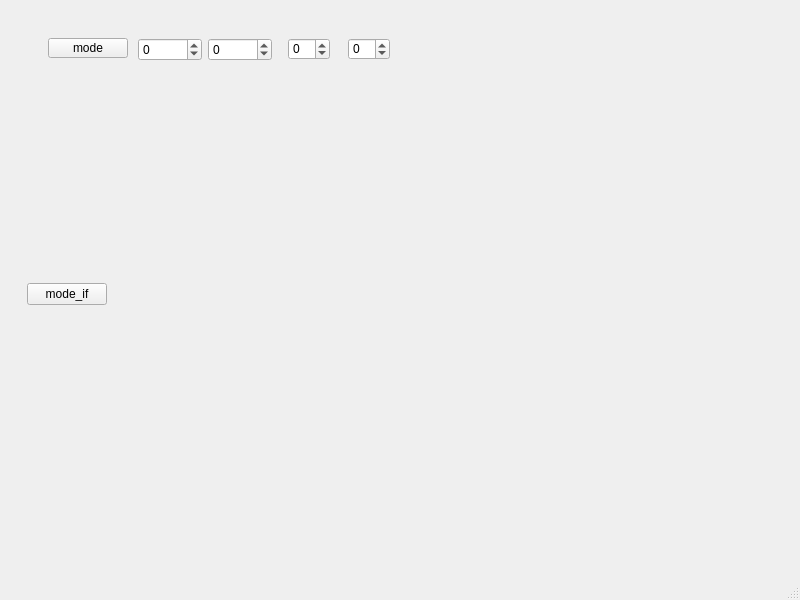
<?xml version="1.0" encoding="UTF-8"?>
<ui version="4.0">
 <class>MainWindow</class>
 <widget class="QMainWindow" name="MainWindow">
  <property name="geometry">
   <rect>
    <x>0</x>
    <y>0</y>
    <width>800</width>
    <height>600</height>
   </rect>
  </property>
  <property name="windowTitle">
   <string>MainWindow</string>
  </property>
  <widget class="QWidget" name="centralwidget">
   <layout class="QVBoxLayout" name="verticalLayout">
    <item>
     <widget class="QWidget" name="widget_2" native="true">
      <property name="sizePolicy">
       <sizepolicy hsizetype="Preferred" vsizetype="Preferred">
        <horstretch>0</horstretch>
        <verstretch>0</verstretch>
       </sizepolicy>
      </property>
      <property name="minimumSize">
       <size>
        <width>0</width>
        <height>250</height>
       </size>
      </property>
      <layout class="QHBoxLayout" name="horizontalLayout_2">
       <item>
        <widget class="QWidget" name="widget_4" native="true">
         <widget class="QSpinBox" name="spinBox_bin_lower_ddc">
          <property name="geometry">
           <rect>
            <x>120</x>
            <y>20</y>
            <width>64</width>
            <height>23</height>
           </rect>
          </property>
          <property name="minimum">
           <number>-10000</number>
          </property>
          <property name="maximum">
           <number>10000</number>
          </property>
         </widget>
         <widget class="QSpinBox" name="spinBox_bin_upper_ddc">
          <property name="geometry">
           <rect>
            <x>190</x>
            <y>20</y>
            <width>64</width>
            <height>23</height>
           </rect>
          </property>
          <property name="minimum">
           <number>-10000</number>
          </property>
          <property name="maximum">
           <number>10000</number>
          </property>
         </widget>
         <widget class="QPushButton" name="pushButton_mode_ddc">
          <property name="geometry">
           <rect>
            <x>30</x>
            <y>20</y>
            <width>80</width>
            <height>20</height>
           </rect>
          </property>
          <property name="text">
           <string>mode</string>
          </property>
         </widget>
         <widget class="QSpinBox" name="spinBox_db_lower_ddc">
          <property name="geometry">
           <rect>
            <x>270</x>
            <y>20</y>
            <width>42</width>
            <height>22</height>
           </rect>
          </property>
          <property name="minimum">
           <number>-160</number>
          </property>
          <property name="maximum">
           <number>160</number>
          </property>
         </widget>
         <widget class="QSpinBox" name="spinBox_db_upper_ddc">
          <property name="geometry">
           <rect>
            <x>330</x>
            <y>20</y>
            <width>42</width>
            <height>22</height>
           </rect>
          </property>
          <property name="minimum">
           <number>-160</number>
          </property>
          <property name="maximum">
           <number>160</number>
          </property>
         </widget>
        </widget>
       </item>
       <item>
        <widget class="QWidget" name="widget_ddc" native="true"/>
       </item>
      </layout>
     </widget>
    </item>
    <item>
     <widget class="QWidget" name="widget" native="true">
      <property name="sizePolicy">
       <sizepolicy hsizetype="Preferred" vsizetype="Expanding">
        <horstretch>0</horstretch>
        <verstretch>0</verstretch>
       </sizepolicy>
      </property>
      <layout class="QVBoxLayout" name="verticalLayout_2">
       <item>
        <widget class="QWidget" name="widget_3" native="true">
         <property name="sizePolicy">
          <sizepolicy hsizetype="Preferred" vsizetype="Minimum">
           <horstretch>0</horstretch>
           <verstretch>0</verstretch>
          </sizepolicy>
         </property>
         <layout class="QHBoxLayout" name="horizontalLayout">
          <item>
           <widget class="QPushButton" name="pushButton_mode_if">
            <property name="text">
             <string>mode_if</string>
            </property>
           </widget>
          </item>
          <item>
           <spacer name="horizontalSpacer">
            <property name="orientation">
             <enum>Qt::Horizontal</enum>
            </property>
            <property name="sizeHint" stdset="0">
             <size>
              <width>40</width>
              <height>20</height>
             </size>
            </property>
           </spacer>
          </item>
         </layout>
        </widget>
       </item>
       <item>
        <widget class="QWidget" name="widget_if" native="true">
         <property name="sizePolicy">
          <sizepolicy hsizetype="Preferred" vsizetype="Expanding">
           <horstretch>0</horstretch>
           <verstretch>0</verstretch>
          </sizepolicy>
         </property>
        </widget>
       </item>
      </layout>
     </widget>
    </item>
   </layout>
  </widget>
  <widget class="QMenuBar" name="menubar">
   <property name="geometry">
    <rect>
     <x>0</x>
     <y>0</y>
     <width>800</width>
     <height>21</height>
    </rect>
   </property>
  </widget>
  <widget class="QStatusBar" name="statusbar"/>
 </widget>
 <resources/>
 <connections/>
</ui>
